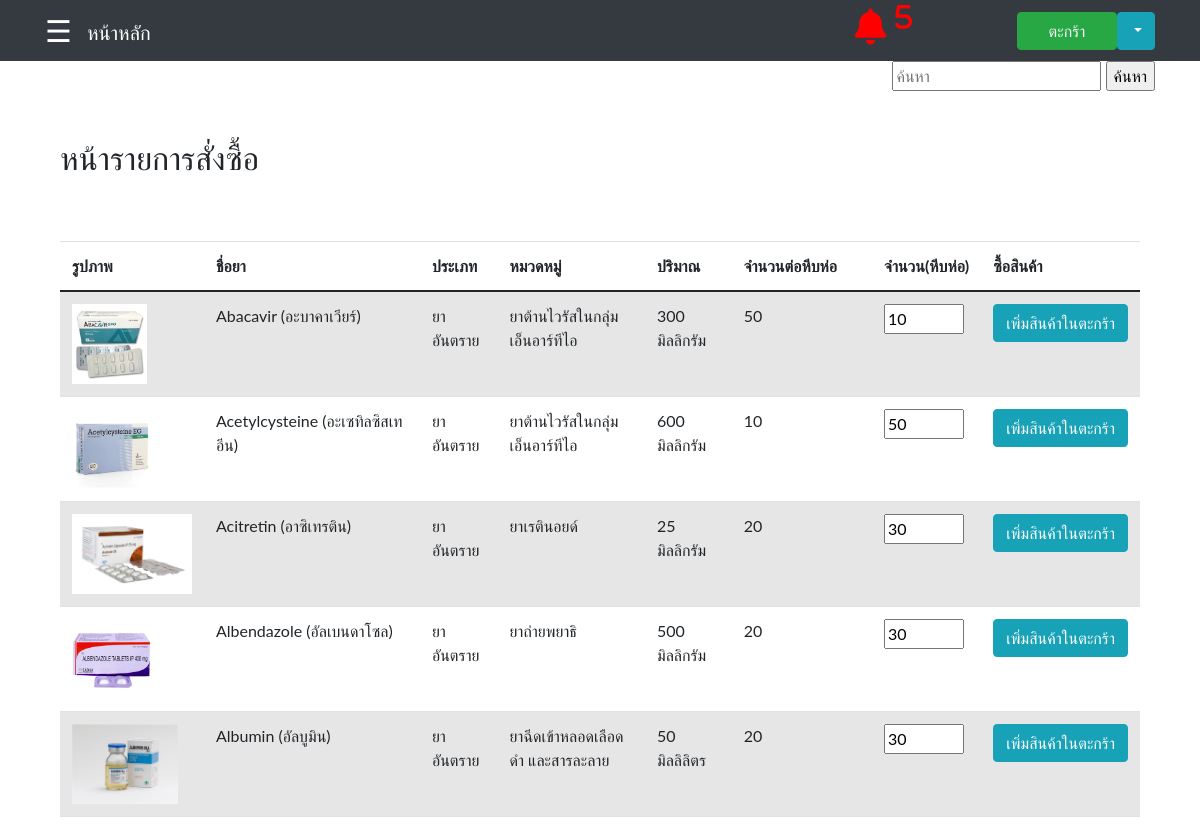
The page /Orders.php on the database its author committed.
### tables this page shows
CREATE TABLE `tbl_med` (
  `MedId` int(11) NOT NULL,
  `TypeId` int(11) DEFAULT NULL,
  `CateId` int(11) DEFAULT NULL,
  `VolumnId` int(11) DEFAULT NULL,
  `UnitId` int(11) DEFAULT NULL,
  `MedName` varchar(255) DEFAULT NULL,
  `MedPack` varchar(255) DEFAULT NULL,
  `MedPrice` varchar(255) DEFAULT NULL,
  `MedDes` varchar(255) DEFAULT NULL,
  `MedIndi` varchar(255) DEFAULT NULL,
  `MedExp` varchar(255) DEFAULT NULL,
  `MedNoti` varchar(255) DEFAULT NULL,
  `MedLow` int(11) DEFAULT NULL,
  `MedTotal` int(11) DEFAULT NULL,
  `MedPoint` int(11) DEFAULT NULL,
  `MedPath` varchar(255) DEFAULT NULL
);

CREATE TABLE `tbl_type` (
  `TypeId` int(11) NOT NULL,
  `TypeName` varchar(255) DEFAULT NULL
);

CREATE TABLE `tbl_cate` (
  `CateId` int(11) NOT NULL,
  `CateName` varchar(255) DEFAULT NULL
);

CREATE TABLE `tbl_volumn` (
  `VolumnId` int(11) NOT NULL,
  `VolumnName` varchar(255) DEFAULT NULL
);

### Orders.php (the view, shortened to what this page needs)
<?php
        include('connect.php');
        $sql = "SELECT * FROM tbl_med WHERE MedTotal <= MedPoint";
        $result1 = $conn->query($sql);
        $med = array();
            while($row = $result1->fetch_assoc())
            {
                $med[] = $row;
            }
            $Alert = 0;
?>
     <!DOCTYPE html>
<html lang="en">
<head>
    <nav class="navbar navbar-expand-sm navbar-dark bg-dark">
            <div class="container">
                <div style='margin-right: 15px'>
                    <?php
                    include('slidebar.php');
                    ?>
                <div>
                  <a href="main.php" class="navbar-brand">หน้าหลัก</a>
                  <a herf="main.php"><i class="fa fa-bell" data-toggle="modal" data-target="#centralModalLg" style ="font-size: 36px; color:
                      <?php
                        if((count($med)+$Alert) > 0)
                            {
                                echo "red";
                            }
                        else
                            {
                                echo "white";
                            }
                        ?>
                        ; margin-left: 19em;" aria-hidden="true">
                        <?php
                            if((count($med)+$Alert) > 0)
                                {
                                    echo "<sup>".(count($med)+$Alert)."</sup>";
                                }
                        ?>
                        </i>
                    </a>
                </div>
                <div id="navbar1" class="collapse navbar-collapse" style='justify-content: end;'>
                    <div class="dropdown">
                        <div id="navbar1" class="collapse navbar-collapse">
                            <ul class="navbar-nav ms-auto">
                            <li class="nav-item">
                                    <td><a href="Shipping.php" class ="btn btn-success" style ="width: 100px;">ตะกร้า</a></td>
                                </li>
                                <button class="btn btn-info  dropdown-toggle" type="button" id="dropdownMenuButton" data-toggle="dropdown" aria-haspopup="true" aria-expanded="false"
                                ><?php echo $_SESSION['StaffName'] ?>
                                </button>
                            </ul>
                        </div>
                    </div>
                </div>
</head>
<body>
<div class="container-sm">
    <div class="row mb-5">
            <div class="col-md-4 ms-auto " style="text-align: end;">
                <form action="CatagorySearch.php" method="post">
                    <input type="text" name="textsearch" placeholder = "ค้นหา">
                    <input type="submit" name="submit" value="ค้นหา">
                </form>
            </div>
    </div>
    <div class="container-sm">
    <h2>หน้ารายการสั่งซื้อ</h2>
    <table class="table table-striped" style='margin-top:4rem;'>
        <thead>
            <tr>
                <th>รูปภาพ</th>
                <th style="width:20%">ชื่อยา</th>
                <th>ประเภท</th>
                <th>หมวดหมู่</th>
                <th>ปริมาณ</th>
                <th style="width:13%">จำนวนต่อหีบห่อ</th>
                <th>จำนวน(หีบห่อ)</th>
                <th>ซื้อสินค้า</th>
            </tr>
        </thead>
        <tbody>
            <?php
                    $sql = 'SELECT tbl_med.MedId,tbl_med.TypeId,tbl_med.CateId,tbl_med.VolumnId,tbl_med.UnitId,tbl_med.MedName,tbl_med.MedPack,tbl_med.MedPrice,tbl_med.MedDes,tbl_med.MedIndi,tbl_med.MedExp,tbl_med.MedLow,tbl_med.MedTotal,tbl_med.MedPoint,tbl_med.MedPath,tbl_type.TypeName,tbl_cate.CateName,tbl_volumn.VolumnName,tbl_unit.UnitName
                    FROM tbl_med
                    INNER JOIN tbl_type ON tbl_type.TypeId = tbl_med.TypeId
                    INNER JOIN tbl_cate ON tbl_cate.CateId = tbl_med.CateId
                    INNER JOIN tbl_volumn ON tbl_volumn.VolumnId = tbl_med.VolumnId
                    INNER JOIN tbl_unit ON tbl_unit.UnitId = tbl_med.UnitId;';
                    $result = $conn->query($sql);
                    $data = array();
                    while($row = $result->fetch_assoc()) {
                        $data[] = $row;
                    }
                    foreach($data as $key => $Med){
            ?>
                <tr>
                    <form action = "Order.php" method="post">
                    <td><?php echo '<img src="upload/'.$Med['MedPath'].'" height = "80" widht = "80"/>';?></td>
                    <td><?php echo $Med["MedName"]; ?></td>
                    <td><?php echo $Med["TypeName"]; ?></td>
                    <td><?php echo $Med["CateName"]; ?></td>
                    <td><?php echo $Med["VolumnName"]; ?></td>
                    <td><?php echo $Med["MedPack"]; ?></td>
                    <td><input type="number" name="quantity" min="<?php echo $Med["MedLow"]; ?>" max="1000" value= "<?php echo $Med["MedLow"]; ?>"></p></td>
                                <td><input type="submit" class = "btn btn-info" value = "เพิ่มสินค้าในตะกร้า"> </td>
                    </form>
                </tr>
                <?php } ?>
        </tbody>
    </table>
</div>
    </body>
    </html>

### slidebar.php (style rules this page uses)
body { font-family: "Lato", sans-serif; }

### rows shown on the page
tbl_med: MedPath (picture), MedName "Abacavir (อะบาคาเวียร์)", TypeId.TypeName "ยาอันตราย", CateId.CateName "ยาต้านไวรัสในกลุ่มเอ็นอาร์ทีไอ", VolumnId.VolumnName "300 มิลลิกรัม", MedPack "50", quantity "10"
tbl_med: MedPath (picture), MedName "Acetylcysteine (อะเซทิลซิสเทอีน)", TypeId.TypeName "ยาอันตราย", CateId.CateName "ยาต้านไวรัสในกลุ่มเอ็นอาร์ทีไอ", VolumnId.VolumnName "600 มิลลิกรัม", MedPack "10", quantity "50"
tbl_med: MedPath (picture), MedName "Acitretin (อาซิเทรติน)", TypeId.TypeName "ยาอันตราย", CateId.CateName "ยาเรตินอยด์", VolumnId.VolumnName "25 มิลลิกรัม", MedPack "20", quantity "30"
tbl_med: MedPath (picture), MedName "Albendazole (อัลเบนดาโซล)", TypeId.TypeName "ยาอันตราย", CateId.CateName "ยาถ่ายพยาธิ", VolumnId.VolumnName "500 มิลลิกรัม", MedPack "20", quantity "30"
tbl_med: MedPath (picture), MedName "Albumin (อัลบูมิน)", TypeId.TypeName "ยาอันตราย", CateId.CateName "ยาฉีดเข้าหลอดเลือดดำ และสารละลาย", VolumnId.VolumnName "50 มิลลิลิตร", MedPack "20", quantity "30"

### other values the page prints
count($med)+$Alert "5"
